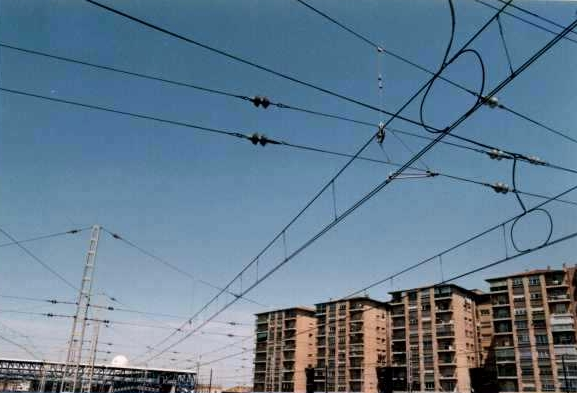
%> input picture Reconocimiento imagenes/cableado.JPG, 577 x 393 px, given in place of rectangulo.png, which was not available
$ octave resumen12.m   (GNU Octave 9; MATLAB toolbox functions it lacks are replaced by stand-ins)
%> lines starting %> are read from the running program, lines starting %| are printed output that depends on the picture; in (x1, y1, x2, y2) boxes, pixels count from 0 and x2, y2 are one past the last pixel; in counts of white or black regions, pixels touching at a corner belong together; the program's own positions count from 1; pictures that were not available may be replaced by others from this repository, and a replacement may not be noted
### Reconocimiento imagenes/invmoments.m
function phi = invmoments(F)
%INVMOMENTS Compute invariant moments of image.
%   PHI = INVMOMENTS(F) computes the moment invariants of the image
%   F. PHI is a seven-element row vector containing the moment
%   invariants as defined in equations (11.3-17) through (11.3-23) of
%   Gonzalez and Woods, Digital Image Processing, 2nd Ed.
%
%   F must be a 2-D, real, nonsparse, numeric or logical matrix.

%   Copyright 2002-2004 R. C. Gonzalez, R. E. Woods, & S. L. Eddins
%   Digital Image Processing Using MATLAB, Prentice-Hall, 2004
%   $Revision: 1.5 $  $Date: 2003/11/21 14:39:19 $

if (ndims(F) ~= 2) | issparse(F) | ~isreal(F) | ~(isnumeric(F) | ...
                                                    islogical(F))
   error(['F must be a 2-D, real, nonsparse, numeric or logical ' ...
          'matrix.']);
end

F = double(F);
phi = compute_phi(compute_eta(compute_m(F)));

### Reconocimiento imagenes/compute_m.m
 function m = compute_m(F)

[M, N] = size(F);
[x, y] = meshgrid(1:N, 1:M);

% Turn x, y, and F into column vectors to make the summations a bit
% easier to compute in the following.
x = x(:);
y = y(:);
F = F(:);

% DIP equation (11.3-12)
m.m00 = sum(F);
% Protect against divide-by-zero warnings.
if (m.m00 == 0)
   m.m00 = eps;
end
% The other central moments:
m.m10 = sum(x .* F);
m.m01 = sum(y .* F);
m.m11 = sum(x .* y .* F);
m.m20 = sum(x.^2 .* F);
m.m02 = sum(y.^2 .* F);
m.m30 = sum(x.^3 .* F);
m.m03 = sum(y.^3 .* F);
m.m12 = sum(x .* y.^2 .* F);
m.m21 = sum(x.^2 .* y .* F);

### Reconocimiento imagenes/compute_eta.m
function e = compute_eta(m)

% DIP equations (11.3-14) through (11.3-16).

xbar = m.m10 / m.m00;
ybar = m.m01 / m.m00;

e.eta11 = (m.m11 - ybar*m.m10) / m.m00^2;
e.eta20 = (m.m20 - xbar*m.m10) / m.m00^2;
e.eta02 = (m.m02 - ybar*m.m01) / m.m00^2;
e.eta30 = (m.m30 - 3 * xbar * m.m20 + 2 * xbar^2 * m.m10) / m.m00^2.5;
e.eta03 = (m.m03 - 3 * ybar * m.m02 + 2 * ybar^2 * m.m01) / m.m00^2.5;
e.eta21 = (m.m21 - 2 * xbar * m.m11 - ybar * m.m20 + ...
           2 * xbar^2 * m.m01) / m.m00^2.5;
e.eta12 = (m.m12 - 2 * ybar * m.m11 - xbar * m.m02 + ...
           2 * ybar^2 * m.m10) / m.m00^2.5;

### Reconocimiento imagenes/compute_phi.m
function phi = compute_phi(e)

% DIP equations (11.3-17) through (11.3-23).

phi(1) = e.eta20 + e.eta02;
phi(2) = (e.eta20 - e.eta02)^2 + 4*e.eta11^2;
phi(3) = (e.eta30 - 3*e.eta12)^2 + (3*e.eta21 - e.eta03)^2;
phi(4) = (e.eta30 + e.eta12)^2 + (e.eta21 + e.eta03)^2;
phi(5) = (e.eta30 - 3*e.eta12) * (e.eta30 + e.eta12) * ...
         ( (e.eta30 + e.eta12)^2 - 3*(e.eta21 + e.eta03)^2 ) + ...
         (3*e.eta21 - e.eta03) * (e.eta21 + e.eta03) * ...
         ( 3*(e.eta30 + e.eta12)^2 - (e.eta21 + e.eta03)^2 );
phi(6) = (e.eta20 - e.eta02) * ( (e.eta30 + e.eta12)^2 - ...
                                 (e.eta21 + e.eta03)^2 ) + ...
         4 * e.eta11 * (e.eta30 + e.eta12) * (e.eta21 + e.eta03);
phi(7) = (3*e.eta21 - e.eta03) * (e.eta30 + e.eta12) * ...
         ( (e.eta30 + e.eta12)^2 - 3*(e.eta21 + e.eta03)^2 ) + ...
         (3*e.eta12 - e.eta30) * (e.eta21 + e.eta03) * ...
         ( 3*(e.eta30 + e.eta12)^2 - (e.eta21 + e.eta03)^2 );

### Reconocimiento imagenes/resumen12.m
%%Representación polar
imagen = imread('rectangulo.png');
%> imagen is the input picture: size 393x577x3 uint8; mean R, G, B 98.8, 123.4, 143.9
imagen = double(imagen); %Ahora 1 es el valor más alto
%> imagen: size 393x577x3 double
[y,x] = find(imagen == 1);
%> y = 1527 values from 5 to 393; x = 1527 values from 1 to 1731
%Centroides
cx = mean(x);
%> cx = 999.4
cy = mean(y);
%> cy = 335.2
%Lo centro
xcent = x - cx;
%> xcent = 1527 values from -998.4 to 731.6
ycent = y - cy;
%> ycent = 1527 values, max 57.77 at index 12, min -330.2 at index 87, mean -1.67e-14
[angulos, distancias] = cart2pol(xcent,ycent);
%> angulos = 1527 values, max 3.14 at index 399, min -3.14 at index 401, mean 0.372; distancias = 1527 values, max 998.7 at index 1, min 17.62 at index 753, mean 375.6
%Los ángulos negativos corresponden a puntos del tercer y cuatro cuadrante
%Prueba este ejemplo:
%coord = [1,0;1,1;0,1;-1,1;-1,0;-1,-1;0,-1;1,-1];
%[ang, dist] = cart2pol(coord(:,1),coord(:,2));
%Pongamos todos los ángulos entre 0 y 2*pi;
negativos = find(angulos < 0);
%> negativos = 566 values from 13 to 1527
angulos(negativos) = angulos(negativos) + 2 * pi;
[angulos2, orden] = sort (angulos);
%> angulos2 = 1527 values from 0.00109 to 6.28; orden = 1527 values, max 1527 at index 1436, min 1 at index 953, mean 764
distancias2 = distancias(orden);
%> distancias2 = 1527 values, max 998.7 at index 953, min 17.62 at index 347, mean 375.6
figure, subplot(1,2,1), imshow(imagen), title('borde');
subplot(1,2,2), plot(angulos2, distancias2), title ('representación polar');

%%Descriptores de Fourier

close all
clear all

% Crear la figura
N = 17; %Longitud del cuadrado
x = [  0:N-2    (N-1)*ones(1,N-1)     N-1:-1:1     zeros(1,N-1)];
y = [zeros(1,N-1)    0:N-2      (N-1)*ones(1,N-1)   N-1:-1:1 ];
figure, plot(x,y,'*');
pause(1);

%Transformar las posiciones en números complejos
s = x + j * y;

% Aplicar la transformada de Fourier para calcular los descriptores de
% Fourier
a = fft(s);

% Aplica el proceso inverso para obtener los puntos a partir de M puntos
M = [2 4 8 16 24 32 40 48 56 61 62];
for i=1:length(M),
  a2 = a;
  a2(min(M(i)+1,length(a2)):end) = 0;
  s2 = ifft(a2);
  x2 = real(s2);
  y2 = imag(s2);
  figure, plot(x2,y2,'*'), pause(1);
end
%> this loop made 11 passes
%> pass 1, `plot(x2,y2,'*')`:
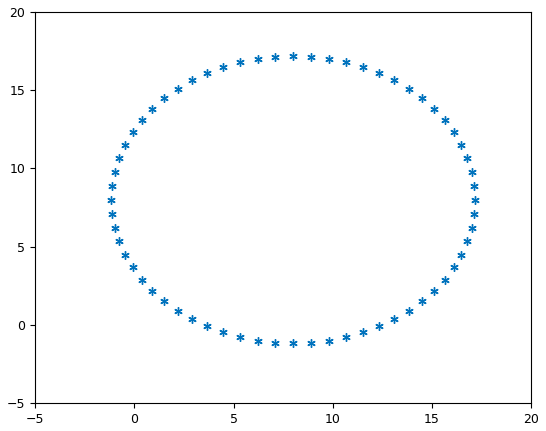
%> figure redrawn from the program's plot data

%% Esqueleto de una región
imEntrada=imread('herramientas2.jpg');
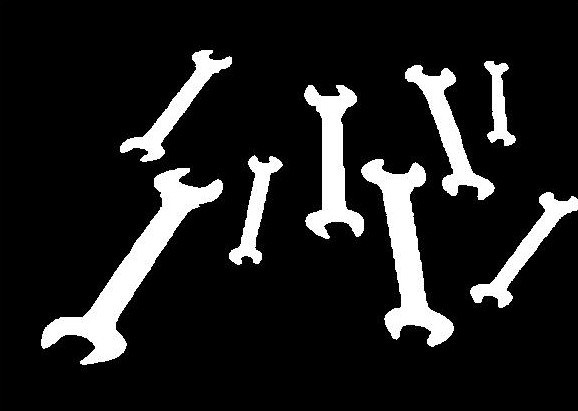
%> input picture Reconocimiento imagenes/herramientas2.jpg, 578 x 411 px
%> imEntrada is the input picture: size 411x578x3 uint8; min 0, max 255, mean 31.7
imNivelGris = rgb2gray(imEntrada);
figure, imshow(imNivelGris);
umbral =graythresh(imNivelGris);
%> umbral = 0.508
I = im2bw(imNivelGris,umbral);
%> I: size 411x578 logical; 12.4% white; 8 white regions, largest, box (x1, y1, x2, y2) and area: (41, 168, 223, 365) 7635, (361, 159, 454, 347) 5978, (304, 85, 364, 239) 4135
I2=bwmorph(I,'skel',Inf);
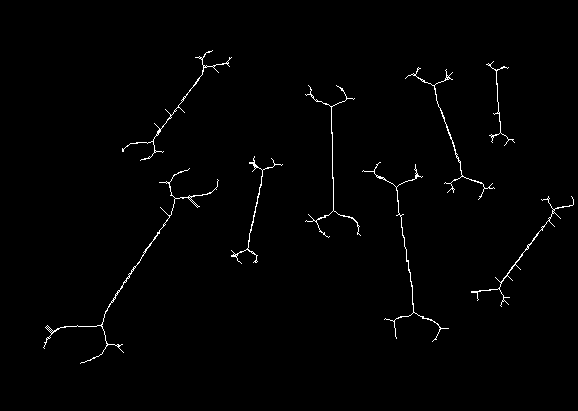
%> I2: size 411x578 logical; 1.1% white in thin lines or dots, all inside (x1, y1, x2, y2) = (43, 50, 574, 364)
figure, imshow(I2)
I2=bwmorph(I,'thin',Inf);
%> I2: size 411x578 logical; 0.65% white in thin lines or dots, all inside (x1, y1, x2, y2) = (43, 52, 573, 363)
figure, imshow(I2)

%%Momentos invariantes de Hu
ima = imread('arandela.jpg');
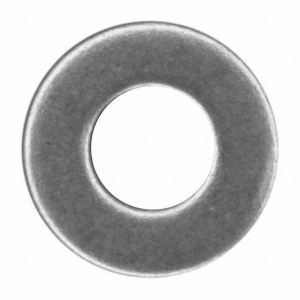
%> input picture Reconocimiento imagenes/arandela.jpg, 300 x 300 px
%> ima is the input picture: size 300x300x3 uint8; min 70, max 255, mean 196.9
imgray01 = rgb2gray(ima);
imshow(imgray01);
moHu=invmoments(imgray01);
%> in compute_m, `m.m00 = sum(F);`: m.m00 = 17719069
%> in compute_m, `m.m10 = sum(x .* F);`: m.m10 = 2665300077
%> in compute_m, `m.m01 = sum(y .* F);`: m.m01 = 2654879359
%> in compute_m, `m.m11 = sum(x .* y .* F);`: m.m11 = 399118309415
%> in compute_m, `m.m20 = sum(x.^2 .* F);`: m.m20 = 547321552331
%> in compute_m, `m.m02 = sum(y.^2 .* F);`: m.m02 = 543903516813
%> in compute_m, `m.m30 = sum(x.^3 .* F);`: m.m30 = 1.26e+14
%> in compute_m, `m.m03 = sum(y.^3 .* F);`: m.m03 = 1.25e+14
%> in compute_m, `m.m12 = sum(x .* y.^2 .* F);`: m.m12 = 8.17e+13
%> in compute_m, `m.m21 = sum(x.^2 .* y .* F);`: m.m21 = 8.2e+13
%> in compute_eta, `xbar = m.m10 / m.m00;`: xbar = 150.4
%> in compute_eta, `ybar = m.m01 / m.m00;`: ybar = 149.8
%> in compute_eta, `e.eta11 = (m.m11 - ybar*m.m10) / m.m00^2;`: e.eta11 = -7.27e-07
%> in compute_eta, `e.eta20 = (m.m20 - xbar*m.m10) / m.m00^2;`: e.eta20 = 0.000466
%> in compute_eta, `e.eta02 = (m.m02 - ybar*m.m01) / m.m00^2;`: e.eta02 = 0.000465
%> in compute_eta, `e.eta30 = (m.m30 - 3 * xbar * m.m20 + 2 * xbar^2 * m.m10) / m.m00^2.5;`: e.eta30 = 5.76e-09
%> in compute_eta, `e.eta03 = (m.m03 - 3 * ybar * m.m02 + 2 * ybar^2 * m.m01) / m.m00^2.5;`: e.eta03 = 1.33e-07
%> in compute_eta, `e.eta21 = (m.m21 - 2 * xbar * m.m11 - ybar * m.m20 + 2 * xbar^2 * m.m0..`: e.eta21 = 4.17e-08
%> in compute_eta, `e.eta12 = (m.m12 - 2 * ybar * m.m11 - xbar * m.m02 + 2 * ybar^2 * m.m1..`: e.eta12 = -1.84e-08
%> in invmoments, `phi = compute_phi(compute_eta(compute_m(F)));`: phi = [0.000932 2.96e-12 3.79e-15 3.07e-14 1.13e-28 -2.15e-20 3.11e-28]
%> moHu has the same summary as phi in invmoments
imgray02 = imrotate(imgray01,45);
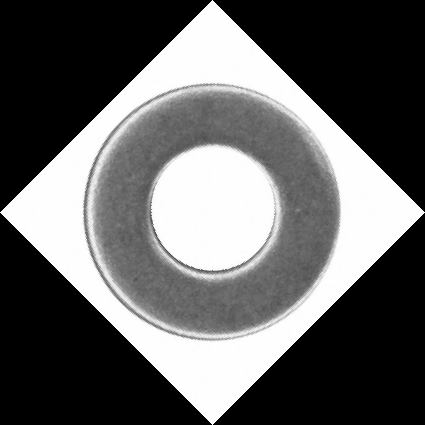
%> imgray02: size 425x425 uint8; min 0, max 255, mean 98.5
figure,imshow(imgray02);
moHu = [moHu;invmoments(imgray02)];
%> moHu = [0.000932 2.96e-12 3.79e-15 3.07e-14 1.13e-28 -2.15e-20 3.11e-28; 0.000931 2.84e-12 3.83e-15 2.96e-14 1.15e-28 -2.01e-20 2.93e-28]
imgray03 = padarray(imgray01,[100 100],'both');
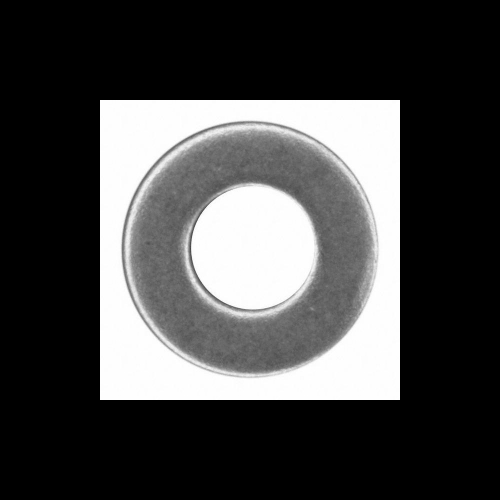
%> imgray03: size 500x500 uint8; min 0, max 255, mean 70.9
figure,imshow(imgray03);
moHu = [moHu;invmoments(imgray03)];
%> moHu = [0.000932 2.96e-12 3.79e-15 3.07e-14 1.13e-28 -2.15e-20 3.11e-28; 0.000931 2.84e-12 3.83e-15 2.96e-14 1.15e-28 -2.01e-20 2.93e-28; 0.000932 2.96e-12 3.79e-15 3.07e-14 1.13e-28 -2.15e-20 3.11e-28]
imgray04 = imresize(imgray01,0.25);
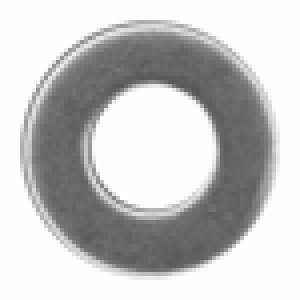
%> imgray04: size 75x75 uint8 (shown 4 times larger); min 85, max 255, mean 196.9
figure,imshow(imgray04);
moHu = [moHu;invmoments(imgray04)]
%> moHu = [0.000932 2.96e-12 3.79e-15 3.07e-14 1.13e-28 -2.15e-20 3.11e-28; 0.000931 2.84e-12 3.83e-15 2.96e-14 1.15e-28 -2.01e-20 2.93e-28; 0.000932 2.96e-12 3.79e-15 3.07e-14 1.13e-28 -2.15e-20 3.11e-28; 0.000932 2.97e-12 3.83e-15 3.05e-14 1.23e-28 -1.96e-20 3.05e-28]

%% Compacidad

%> (the run ends here)
